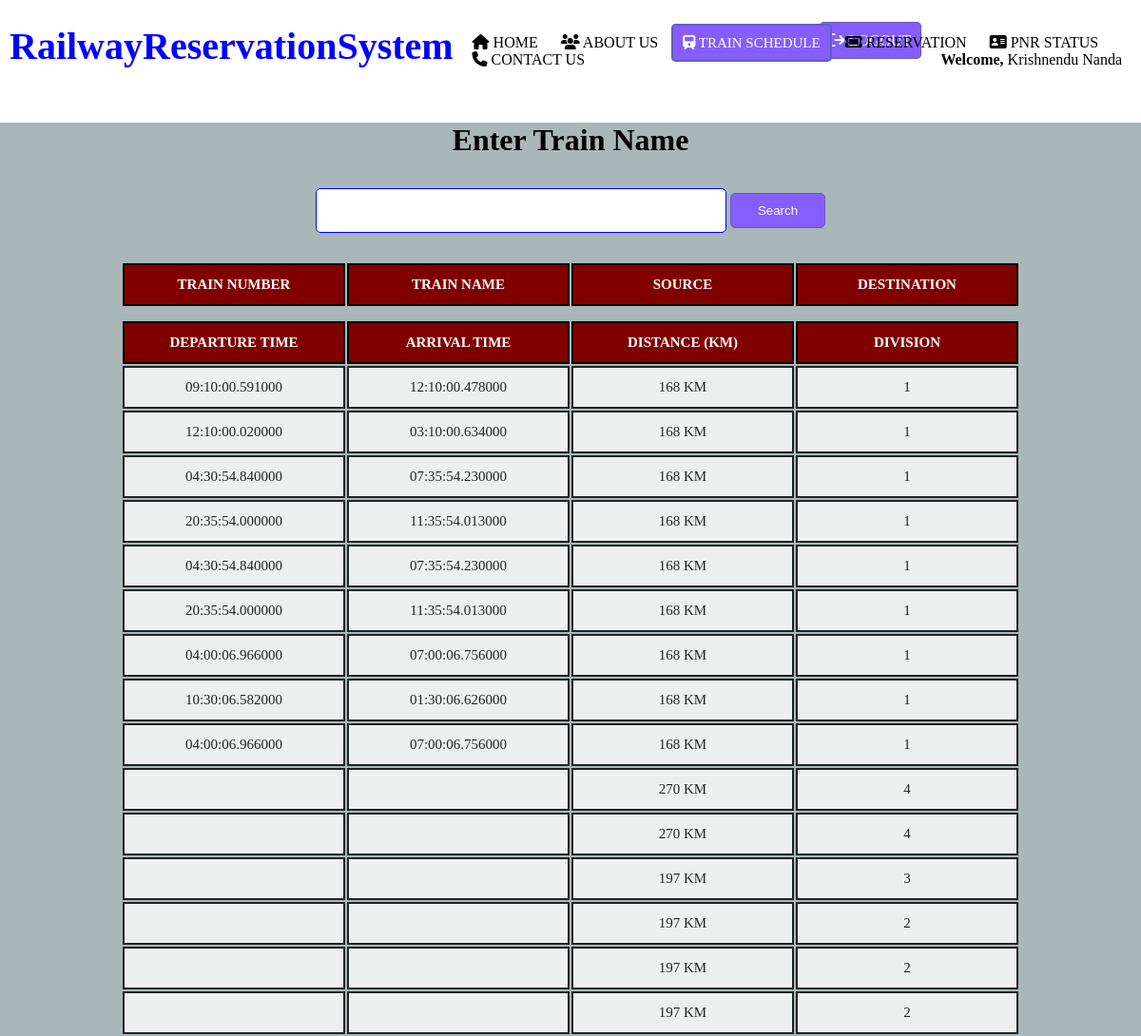
/pages/searchTrain.php (signed in), run on the app's committed database.
### tables this page shows
CREATE TABLE `users` (
  `id` int(11) NOT NULL,
  `f_name` varchar(255) NOT NULL,
  `m_name` varchar(128) NOT NULL,
  `l_name` varchar(255) NOT NULL,
  `gender` varchar(128) NOT NULL,
  `date_of_birth` timestamp NOT NULL DEFAULT current_timestamp() ON UPDATE current_timestamp(),
  `phone` int(128) NOT NULL,
  `email` varchar(255) NOT NULL,
  `aadhar` int(11) NOT NULL,
  `pan` varchar(11) NOT NULL,
  `address` varchar(255) NOT NULL,
  `city` varchar(255) NOT NULL,
  `state` varchar(255) NOT NULL,
  `pin_code` int(11) NOT NULL,
  `password` varchar(128) NOT NULL
);

CREATE TABLE `trains` (
  `id` int(11) NOT NULL,
  `train_num` int(11) NOT NULL,
  `train_name` varchar(255) NOT NULL,
  `schedule_from` varchar(128) NOT NULL,
  `schedule_to` varchar(128) NOT NULL,
  `distance` float NOT NULL,
  `division_id` int(11) NOT NULL
);

CREATE TABLE `timetable` (
  `id` int(11) NOT NULL,
  `train_id` int(11) NOT NULL,
  `arr_time` time(6) DEFAULT NULL,
  `dept_time` time(6) DEFAULT NULL,
  `duration` time NOT NULL,
  `days` varchar(255) NOT NULL
);

CREATE TABLE `stops` (
  `stop_id` int(11) NOT NULL,
  `stop_code` varchar(11) NOT NULL,
  `stop_name` varchar(255) NOT NULL,
  `ord` int(11) NOT NULL,
  `division_id` int(11) NOT NULL
);

### pages/searchTrain.php (the view, shortened to what this page needs)
<?php
include("../db/connection.php");
	$user_data = [];
	if(isset($_SESSION['id'])){
		$query = "select f_name,l_name from users where id = ".$_SESSION['id'];
		$result = mysqli_query($con, $query);
		if($result){
			if($result && mysqli_num_rows($result) > 0){
				$user_data = mysqli_fetch_assoc($result);
			}
		}
	}
?>
<!DOCTYPE html>
<html>
<head>
	<link rel="stylesheet" type="text/css" href="./css/pages.css">
	<link rel="stylesheet" href="https://cdnjs.cloudflare.com/ajax/libs/font-awesome/6.2.1/css/all.min.css"
 />
</head>
<body>
    <header class="header">
		<div class="header" id="myHeader">
			<span class="logo"><a href="../index.php">RailwayReservationSystem</a></span>
			<div class="menu">
				<ul>
					<li><a href="../index.php"><i class="fa fa-home"></i> HOME</a></li>
					<li><a href="../pages/about.php"><i class="fa fa-users"></i> ABOUT US</a></li>
					<li><a href="#" class="active"><i class="fa fa-train"></i> TRAIN SCHEDULE</a></li>
					<li><a href="../booking/train-list.php"><i class="fa fa-ticket"></i> RESERVATION</a></li>
					<li><a href="../pages/pnr.php"><i class="fa fa-address-card"></i> PNR STATUS</a></li>
					<li><a href="../pages/contact.php"><i class="fa fa-phone"></i> CONTACT US</a></li>
					<li class="user">
						<?php if(isset($user_data['f_name'])) {
							echo '<b>Welcome, </b>'.$user_data['f_name'].' '.$user_data['l_name'];
						?>
					</li>
					<div class="logoutbtn">
						<li><a href="../project/auth/logout.php" class="logout"><i class="fa fa-sign-out"></i> LOGOUT</a></li>
					</div>
					<?php } ?>
				</ul>
			</div>
		</div>
	</header>
    <main>
    	<div class="schedule">
	        <div style="text-align: center; margin-top: 10px;">
	        	<h1>Enter Train Name </h1>
	    		<input class="schd" type="text" id="txt_search" name="txt_search">
	    		<input class="submitbtn" type="submit" id="txt_search" value="Search" name="search">
		   		<ul id="searchResult"></ul>
		    	<center>
		    	<div>
		    		<table>
			    		<thead>
							<tr>
								<th>Train Number</th>
								<th>Train Name</th>
								<th>Source</th>
								<th>Destination</th>
							</tr>
						</thead>
					</table>
		    	</div>
		    	<?php
		    	if("#txt_search"){
			    		$query = "select * from trains left join timetable on timetable.train_id=trains.id left join stops on stops.ord=trains.id where stops.division_id=trains.division_id";
			    		$result = mysqli_query($con, $query);
		    	?>
				<div style="margin-top: 10px;">
					<table>
						<thead>
							<tr>
								<th>Departure Time</th>
								<th>Arrival Time</th>
								<th>Distance (km)</th>
								<th>Division</th>
							</tr>
						</thead>
						<tbody>
							<?php
								if(mysqli_num_rows($result) > 0){
									while($row = mysqli_fetch_array($result)){
							?>
							<tr>
								<td><?php echo $row['arr_time']; ?></td>
								<td><?php echo $row['dept_time']; ?></td>
								<td><?php echo $row['distance'].' KM'; ?></td>
								<td><?php echo $row['division_id']; ?></td>
							</tr>
							<?php
									}
								}else{
									?>
										<tr>
											<td colspan="6"><center>NO RECORD FOUND !!</center></td>
										</tr>
									<?php
								}
							?>
						</tbody>
					</table>
				</div>
				<?php
				}
				?>
		    	</center>
		    </div>
		</div>
    </main>
</body>
</html>

### pages/css/pages.css (style rules this page uses)
body { margin: 0px; padding: 0px; }
.header { display: flex; overflow: hidden; padding: 5px; }
ul { padding: 10px; }
li { display: inline; }
li a { text-decoration: none; padding: 10px; color: black; }
.active { color: #fff; border: 2px solid #655DBB; background-color: #865DFF; border-radius: 5px; font-size: 15px; }
.logo { font-size: 40px; font-weight: bold; margin-top: 15px; }
.logo a { text-decoration: none; color: blue; }
.login, .logout { border: 1px solid #655DBB; background-color: #865DFF; color: #fff; border-radius: 5px; }
.user { float: right; margin-left: 20px; }
.logoutbtn { float: right; margin-left: 80px; margin-top: -20px; }
.schedule { background-color: #AAB7B8; min-height: 100vh; }
.schd { border: 1px solid blue; border-radius: 5px; padding: 10px; margin-top: 10px; text-transform: uppercase; }
.submitbtn { padding: 10px; border: 1px solid #655DBB; border-radius: 5px; background-color: #865DFF; color: white; cursor: pointer; width: 100px; }
table { font-size: 15px; min-width: 750px; border-radius: 5px; text-transform: uppercase; }
thead tr { background-color: maroon; color: white; font-weight: bold; }
table th, table td { padding: 12px 15px; border: 2px solid black; width: 200px; }
tbody tr td { text-align: center; background-color: white; opacity: .8; }

### pages/searchTrain.php (style rules this page uses)
.schedule { background-color: #AAB7B8; }
#searchResult { width: 411px; margin-left: 516px; text-align: left; margin-top: -20px; font-size: 15px; padding-top: 25px; }
input[type=text] { padding: 15px; width: 400px; }

### data on the page
users: f_name "Krishnendu", l_name "Nanda"
trains: timetable.arr_time "09:10:00.591000", timetable.dept_time "12:10:00.478000", distance "168", stops.division_id "1"
trains: timetable.arr_time "12:10:00.020000", timetable.dept_time "03:10:00.634000", distance "168", stops.division_id "1"
trains: timetable.arr_time "04:30:54.840000", timetable.dept_time "07:35:54.230000", distance "168", stops.division_id "1"
trains: timetable.arr_time "20:35:54.000000", timetable.dept_time "11:35:54.013000", distance "168", stops.division_id "1"
trains: timetable.arr_time "04:30:54.840000", timetable.dept_time "07:35:54.230000", distance "168", stops.division_id "1"
trains: timetable.arr_time "20:35:54.000000", timetable.dept_time "11:35:54.013000", distance "168", stops.division_id "1"
trains: timetable.arr_time "04:00:06.966000", timetable.dept_time "07:00:06.756000", distance "168", stops.division_id "1"
trains: timetable.arr_time "10:30:06.582000", timetable.dept_time "01:30:06.626000", distance "168", stops.division_id "1"
trains: timetable.arr_time "04:00:06.966000", timetable.dept_time "07:00:06.756000", distance "168", stops.division_id "1"
trains: distance "270", stops.division_id "4"
trains: distance "270", stops.division_id "4"
trains: distance "197", stops.division_id "3"
trains: distance "197", stops.division_id "2"
trains: distance "197", stops.division_id "2"
trains: distance "197", stops.division_id "2"
